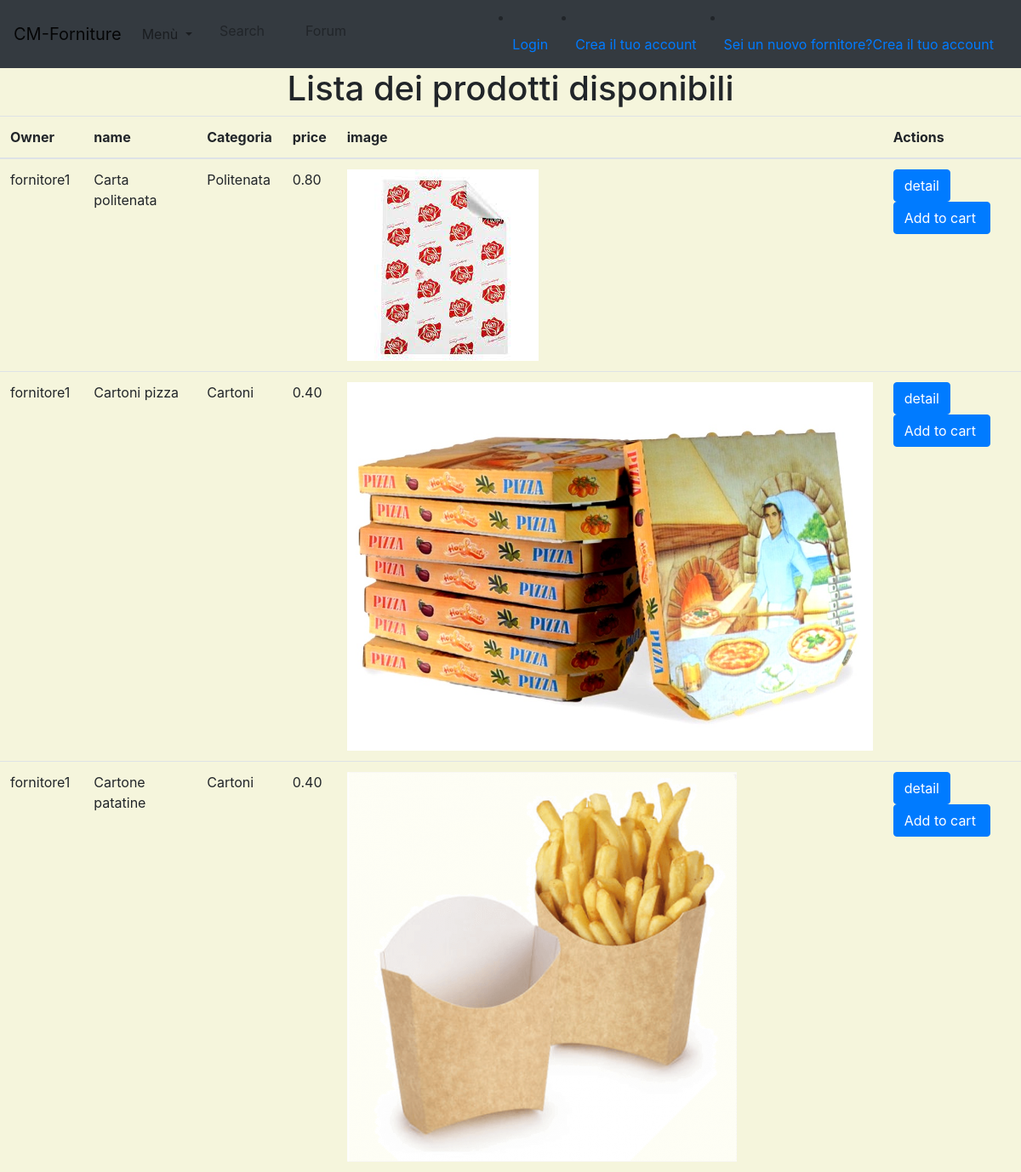
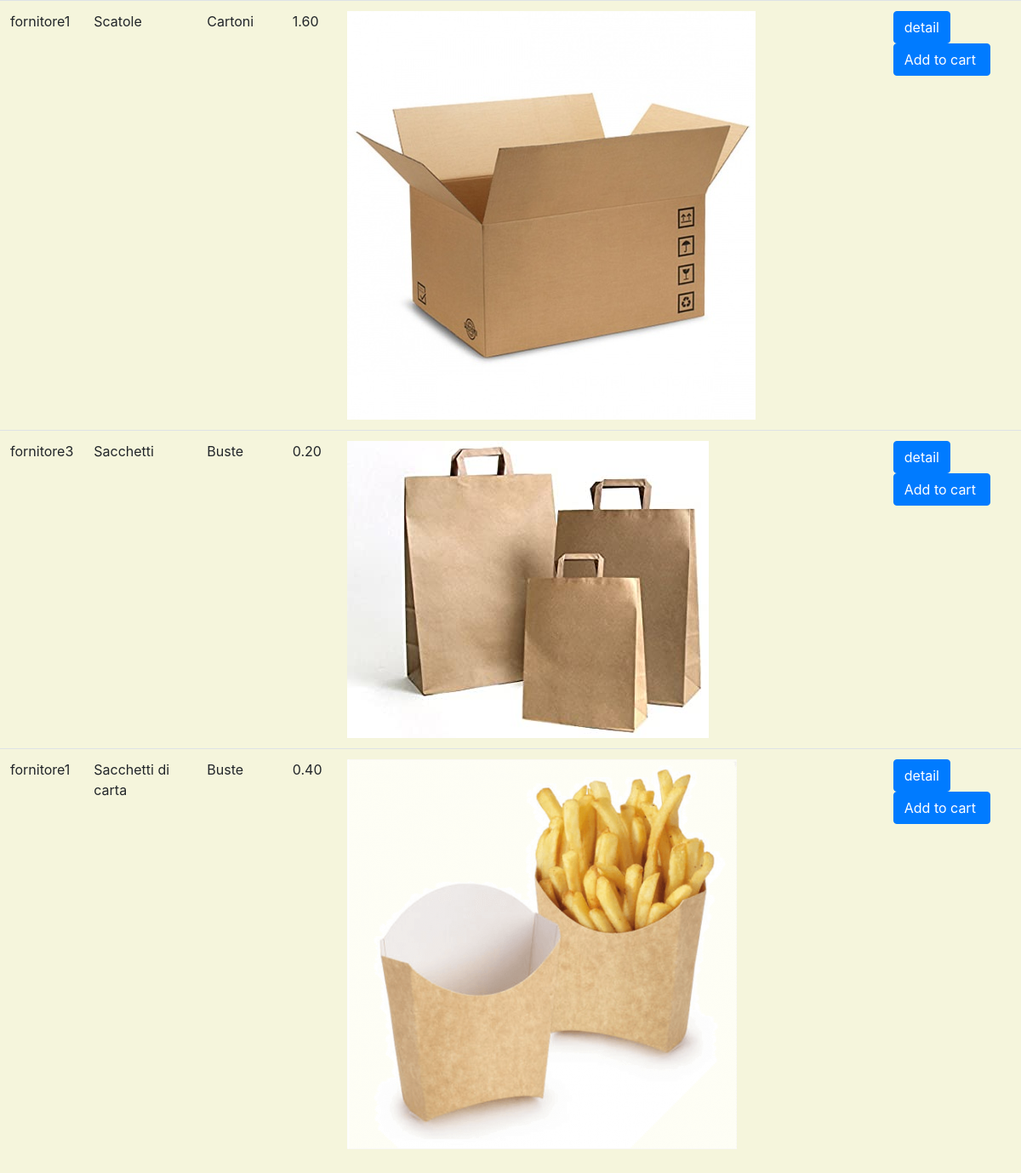
The app's page /products/products/1/list with its own data (2 pictures, top to bottom).
### products/models.py (models this page shows, shortened)
class Prodotti(models.Model):
    owner = models.ForeignKey(Owner, related_name='prodotti', on_delete=models.PROTECT)
    categoria = models.ForeignKey(Categoria,on_delete=models.CASCADE)
    name = models.CharField(max_length=255,)
    dimensione = models.CharField(max_length=255, default=None)
    tipo_materiale = models.CharField(max_length=255,default=None)
    price = models.CharField(max_length=255)
    image = models.ImageField(upload_to=upload_image_path, null=True, blank=True)

class Categoria(models.Model):
    nome = models.CharField(max_length=255, null=False,blank=False)
    image = models.ImageField(upload_to=upload_image_path, null=True, blank=True)
    def __str__(self):
        return self.nome

### user_manage/models.py (models this page shows)
class Owner(models.Model):
    user = models.OneToOneField(User, on_delete=models.CASCADE, primary_key=True,related_name='proprietario')
    def __str__(self):
        return self.user.username

class User(AbstractUser):
    is_owner = models.BooleanField('owne status',default=False)
    is_client = models.BooleanField('client status',default=False)

### products/views.py (the view)
# urls.py: path('products/<int:pk>/list', ProdottiList.as_view(), name='products-list'),
class ProdottiList(ListView):
    model = Prodotti
    template_name = 'products/list.html'

### products/templates/products/list.html (shortened to what this page needs)
{%  extends 'prodotti_list_base.html' %}
{% block content_title %}Lista dei prodotti disponibili{% endblock %}
{%  block thead  %}
    <th>Owner</th>
    <th>name</th>
    <th>Categoria</th>
    <th>price</th>
    <th>image</th>
    <th>Actions</th>
{% endblock %}
{% block tbody %}
{%  for products in object_list %}
<tr>
    <td>{{ products.owner }}</td>
    <td>{{ products.name }}</td>
    <td>{{ products.categoria }}</td>
    <td>{{ products.price }}</td>
    <td><img src="{{products.image.url}}" class="img-fluid"></td>
    <td>
        <a href="{% url 'prod:products-detail' products.pk  %}"
           class="btn btn-primary">detail</a>
        <a href="{% url 'core:add_cart' products.pk %}" class="btn btn-primary btn-md my-0 p" >Add to cart
            </a>
    </td>
</tr>
{%  endfor %}
{%  endblock %}

### static/css/main.css (style rules this page uses)
body { background-color: beige; }

### records on screen
Prodotti: owner "fornitore1", name "Carta politenata", categoria "Politenata", price "0.80", image (picture)
Prodotti: owner "fornitore1", name "Cartoni pizza", categoria "Cartoni", price "0.40", image (picture)
Prodotti: owner "fornitore1", name "Cartone patatine", categoria "Cartoni", price "0.40", image (picture)
Prodotti: owner "fornitore1", name "Scatole", categoria "Cartoni", price "1.60", image (picture)
Prodotti: owner "fornitore3", name "Sacchetti", categoria "Buste", price "0.20", image (picture)
Prodotti: owner "fornitore1", name "Sacchetti di carta", categoria "Buste", price "0.40", image (picture)
